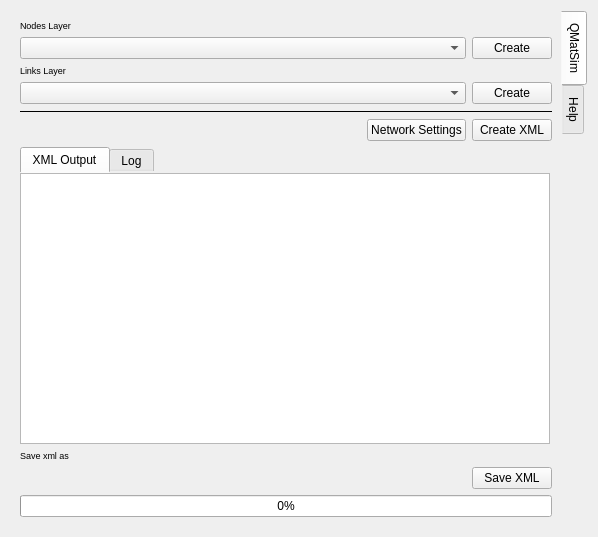
<?xml version="1.0" encoding="UTF-8"?>
<ui version="4.0">
 <class>QMatSimDialogBase</class>
 <widget class="QDialog" name="QMatSimDialogBase">
  <property name="geometry">
   <rect>
    <x>0</x>
    <y>0</y>
    <width>598</width>
    <height>537</height>
   </rect>
  </property>
  <property name="windowTitle">
   <string>QMatSim</string>
  </property>
  <layout class="QGridLayout" name="gridLayout_3">
   <item row="1" column="0">
    <widget class="QTabWidget" name="tabWidget_base">
     <property name="styleSheet">
      <string notr="true">QTabWidget::pane {
	background:transparent;
	border: 0;
}</string>
     </property>
     <property name="tabPosition">
      <enum>QTabWidget::East</enum>
     </property>
     <property name="currentIndex">
      <number>0</number>
     </property>
     <widget class="QWidget" name="tab_main">
      <attribute name="title">
       <string>QMatSim</string>
      </attribute>
      <layout class="QGridLayout" name="gridLayout_4">
       <item row="1" column="0" colspan="2">
        <widget class="QStackedWidget" name="stackedWidget">
         <property name="currentIndex">
          <number>0</number>
         </property>
         <widget class="QWidget" name="stackedWidgetPage1">
          <layout class="QGridLayout" name="gridLayout_6">
           <property name="leftMargin">
            <number>0</number>
           </property>
           <property name="topMargin">
            <number>0</number>
           </property>
           <property name="rightMargin">
            <number>0</number>
           </property>
           <property name="bottomMargin">
            <number>0</number>
           </property>
           <item row="6" column="0" rowspan="2" colspan="4">
            <widget class="QTabWidget" name="tabWidget_xml">
             <property name="tabPosition">
              <enum>QTabWidget::North</enum>
             </property>
             <property name="currentIndex">
              <number>0</number>
             </property>
             <widget class="QWidget" name="tab_output">
              <attribute name="title">
               <string>XML Output</string>
              </attribute>
              <layout class="QGridLayout" name="gridLayout_2">
               <property name="leftMargin">
                <number>0</number>
               </property>
               <property name="topMargin">
                <number>0</number>
               </property>
               <property name="rightMargin">
                <number>2</number>
               </property>
               <property name="bottomMargin">
                <number>0</number>
               </property>
               <item row="1" column="0">
                <widget class="QTextEdit" name="textEdit_xmlOutput">
                 <property name="font">
                  <font>
                   <pointsize>10</pointsize>
                   <weight>50</weight>
                   <bold>false</bold>
                  </font>
                 </property>
                 <property name="lineWrapMode">
                  <enum>QTextEdit::NoWrap</enum>
                 </property>
                 <property name="readOnly">
                  <bool>true</bool>
                 </property>
                 <property name="html">
                  <string>&lt;!DOCTYPE HTML PUBLIC &quot;-//W3C//DTD HTML 4.0//EN&quot; &quot;http://www.w3.org/TR/REC-html40/strict.dtd&quot;&gt;
&lt;html&gt;&lt;head&gt;&lt;meta name=&quot;qrichtext&quot; content=&quot;1&quot; /&gt;&lt;style type=&quot;text/css&quot;&gt;
p, li { white-space: pre-wrap; }
&lt;/style&gt;&lt;/head&gt;&lt;body style=&quot; font-family:'MS Shell Dlg 2'; font-size:10pt; font-weight:400; font-style:normal;&quot;&gt;
&lt;p style=&quot;-qt-paragraph-type:empty; margin-top:0px; margin-bottom:0px; margin-left:0px; margin-right:0px; -qt-block-indent:0; text-indent:0px;&quot;&gt;&lt;br /&gt;&lt;/p&gt;&lt;/body&gt;&lt;/html&gt;</string>
                 </property>
                </widget>
               </item>
              </layout>
             </widget>
             <widget class="QWidget" name="tab_log">
              <attribute name="title">
               <string>Log</string>
              </attribute>
              <layout class="QGridLayout" name="gridLayout">
               <property name="leftMargin">
                <number>0</number>
               </property>
               <property name="topMargin">
                <number>0</number>
               </property>
               <property name="rightMargin">
                <number>2</number>
               </property>
               <property name="bottomMargin">
                <number>2</number>
               </property>
               <item row="0" column="0">
                <widget class="QTextEdit" name="textEdit_log">
                 <property name="font">
                  <font>
                   <pointsize>10</pointsize>
                  </font>
                 </property>
                 <property name="lineWrapMode">
                  <enum>QTextEdit::NoWrap</enum>
                 </property>
                 <property name="readOnly">
                  <bool>true</bool>
                 </property>
                 <property name="html">
                  <string>&lt;!DOCTYPE HTML PUBLIC &quot;-//W3C//DTD HTML 4.0//EN&quot; &quot;http://www.w3.org/TR/REC-html40/strict.dtd&quot;&gt;
&lt;html&gt;&lt;head&gt;&lt;meta name=&quot;qrichtext&quot; content=&quot;1&quot; /&gt;&lt;style type=&quot;text/css&quot;&gt;
p, li { white-space: pre-wrap; }
&lt;/style&gt;&lt;/head&gt;&lt;body style=&quot; font-family:'MS Shell Dlg 2'; font-size:10pt; font-weight:400; font-style:normal;&quot;&gt;
&lt;p style=&quot; margin-top:0px; margin-bottom:0px; margin-left:0px; margin-right:0px; -qt-block-indent:0; text-indent:0px;&quot;&gt;[INFO]: start point-to-node xml-task;&lt;/p&gt;
&lt;p style=&quot; margin-top:0px; margin-bottom:0px; margin-left:0px; margin-right:0px; -qt-block-indent:0; text-indent:0px;&quot;&gt;[INFO]: start line-to-link xml-task;&lt;/p&gt;
&lt;p style=&quot; margin-top:0px; margin-bottom:0px; margin-left:0px; margin-right:0px; -qt-block-indent:0; text-indent:0px;&quot;&gt;[INFO]: point-to-node xml-task: 10/100 features completed;&lt;/p&gt;
&lt;p style=&quot; margin-top:0px; margin-bottom:0px; margin-left:0px; margin-right:0px; -qt-block-indent:0; text-indent:0px;&quot;&gt;&lt;span style=&quot; color:#d1d100;&quot;&gt;[WARN]&lt;/span&gt;: point feature no. 56: no id value. autoId = 45;&lt;/p&gt;
&lt;p style=&quot; margin-top:0px; margin-bottom:0px; margin-left:0px; margin-right:0px; -qt-block-indent:0; text-indent:0px;&quot;&gt;[INFO]: line-to-link xml-task: 10/1000 features completed;&lt;/p&gt;
&lt;p style=&quot; margin-top:0px; margin-bottom:0px; margin-left:0px; margin-right:0px; -qt-block-indent:0; text-indent:0px;&quot;&gt;&lt;span style=&quot; color:#d1d100;&quot;&gt;[WARN]&lt;/span&gt;: line feature no. 5: no freespeed value. autoVal = 1.4;&lt;/p&gt;
&lt;p style=&quot; margin-top:0px; margin-bottom:0px; margin-left:0px; margin-right:0px; -qt-block-indent:0; text-indent:0px;&quot;&gt;&lt;span style=&quot; color:#ff0000;&quot;&gt;[ERROR]&lt;/span&gt;: ine feature no. 3: not found end point. Stop creating XML;&lt;/p&gt;
&lt;p style=&quot; margin-top:0px; margin-bottom:0px; margin-left:0px; margin-right:0px; -qt-block-indent:0; text-indent:0px;&quot;&gt;&lt;span style=&quot; color:#ff0000;&quot;&gt;[ERROR]&lt;/span&gt;: ine feature no. 6: found too many end points. Stop creating XML;&lt;/p&gt;&lt;/body&gt;&lt;/html&gt;</string>
                 </property>
                </widget>
               </item>
               <item row="1" column="0">
                <widget class="QPushButton" name="pushButton_7">
                 <property name="text">
                  <string>Clear log</string>
                 </property>
                </widget>
               </item>
              </layout>
             </widget>
            </widget>
           </item>
           <item row="5" column="3">
            <widget class="QPushButton" name="pushButton_create">
             <property name="sizePolicy">
              <sizepolicy hsizetype="Fixed" vsizetype="Fixed">
               <horstretch>0</horstretch>
               <verstretch>0</verstretch>
              </sizepolicy>
             </property>
             <property name="text">
              <string>Create XML</string>
             </property>
            </widget>
           </item>
           <item row="1" column="0" colspan="3">
            <widget class="QgsMapLayerComboBox" name="mMapLayerComboBox_nodes"/>
           </item>
           <item row="0" column="0" colspan="3">
            <widget class="QLabel" name="label_nodeTitle">
             <property name="sizePolicy">
              <sizepolicy hsizetype="Fixed" vsizetype="Fixed">
               <horstretch>0</horstretch>
               <verstretch>0</verstretch>
              </sizepolicy>
             </property>
             <property name="minimumSize">
              <size>
               <width>0</width>
               <height>10</height>
              </size>
             </property>
             <property name="font">
              <font>
               <pointsize>7</pointsize>
              </font>
             </property>
             <property name="text">
              <string>Nodes Layer</string>
             </property>
            </widget>
           </item>
           <item row="5" column="2">
            <widget class="QPushButton" name="pushButton_settings">
             <property name="sizePolicy">
              <sizepolicy hsizetype="Fixed" vsizetype="Fixed">
               <horstretch>0</horstretch>
               <verstretch>0</verstretch>
              </sizepolicy>
             </property>
             <property name="text">
              <string>Network Settings</string>
             </property>
            </widget>
           </item>
           <item row="3" column="0" colspan="3">
            <widget class="QgsMapLayerComboBox" name="mMapLayerComboBox_links"/>
           </item>
           <item row="9" column="3">
            <widget class="QPushButton" name="pushButton_saveFile">
             <property name="sizePolicy">
              <sizepolicy hsizetype="Fixed" vsizetype="Fixed">
               <horstretch>0</horstretch>
               <verstretch>0</verstretch>
              </sizepolicy>
             </property>
             <property name="text">
              <string>Save XML</string>
             </property>
            </widget>
           </item>
           <item row="10" column="0" colspan="4">
            <widget class="QProgressBar" name="progressBar">
             <property name="value">
              <number>0</number>
             </property>
            </widget>
           </item>
           <item row="3" column="3">
            <widget class="QPushButton" name="pushButton_createLinks">
             <property name="sizePolicy">
              <sizepolicy hsizetype="Fixed" vsizetype="Fixed">
               <horstretch>0</horstretch>
               <verstretch>0</verstretch>
              </sizepolicy>
             </property>
             <property name="text">
              <string>Create</string>
             </property>
            </widget>
           </item>
           <item row="4" column="0" colspan="4">
            <widget class="Line" name="line">
             <property name="frameShadow">
              <enum>QFrame::Plain</enum>
             </property>
             <property name="orientation">
              <enum>Qt::Horizontal</enum>
             </property>
            </widget>
           </item>
           <item row="1" column="3">
            <widget class="QPushButton" name="pushButton_createNodes">
             <property name="sizePolicy">
              <sizepolicy hsizetype="Fixed" vsizetype="Fixed">
               <horstretch>0</horstretch>
               <verstretch>0</verstretch>
              </sizepolicy>
             </property>
             <property name="text">
              <string>Create</string>
             </property>
            </widget>
           </item>
           <item row="8" column="0" colspan="4">
            <widget class="QLabel" name="label_linkTitle_4">
             <property name="sizePolicy">
              <sizepolicy hsizetype="Fixed" vsizetype="Fixed">
               <horstretch>0</horstretch>
               <verstretch>0</verstretch>
              </sizepolicy>
             </property>
             <property name="font">
              <font>
               <pointsize>7</pointsize>
              </font>
             </property>
             <property name="text">
              <string>Save xml as</string>
             </property>
            </widget>
           </item>
           <item row="9" column="0" colspan="3">
            <widget class="QgsFileWidget" name="mQgsFileWidget">
             <property name="filter">
              <string>xml (*.xml)</string>
             </property>
             <property name="storageMode">
              <enum>QgsFileWidget::SaveFile</enum>
             </property>
            </widget>
           </item>
           <item row="2" column="0" colspan="4">
            <widget class="QLabel" name="label_linkTitle">
             <property name="sizePolicy">
              <sizepolicy hsizetype="Preferred" vsizetype="Fixed">
               <horstretch>0</horstretch>
               <verstretch>0</verstretch>
              </sizepolicy>
             </property>
             <property name="font">
              <font>
               <pointsize>7</pointsize>
              </font>
             </property>
             <property name="text">
              <string>Links Layer</string>
             </property>
            </widget>
           </item>
          </layout>
         </widget>
         <widget class="QWidget" name="stackedWidgetPage2">
          <layout class="QGridLayout" name="gridLayout_7">
           <property name="leftMargin">
            <number>0</number>
           </property>
           <property name="topMargin">
            <number>0</number>
           </property>
           <property name="rightMargin">
            <number>0</number>
           </property>
           <property name="bottomMargin">
            <number>0</number>
           </property>
           <item row="4" column="0" colspan="2">
            <spacer name="verticalSpacer">
             <property name="orientation">
              <enum>Qt::Vertical</enum>
             </property>
             <property name="sizeHint" stdset="0">
              <size>
               <width>20</width>
               <height>40</height>
              </size>
             </property>
            </spacer>
           </item>
           <item row="2" column="1">
            <layout class="QHBoxLayout" name="horizontalLayout">
             <property name="leftMargin">
              <number>0</number>
             </property>
             <property name="topMargin">
              <number>0</number>
             </property>
             <item>
              <widget class="QPushButton" name="pushButton_settingsCancel">
               <property name="text">
                <string>Cancel</string>
               </property>
              </widget>
             </item>
             <item>
              <widget class="QPushButton" name="pushButton_settingsOk">
               <property name="text">
                <string>Ok</string>
               </property>
              </widget>
             </item>
            </layout>
           </item>
           <item row="0" column="0" colspan="2">
            <widget class="QGroupBox" name="groupBox">
             <property name="title">
              <string>Direction of lines</string>
             </property>
             <layout class="QGridLayout" name="gridLayout_8">
              <item row="4" column="0">
               <widget class="QLabel" name="label_3">
                <property name="text">
                 <string>Default</string>
                </property>
               </widget>
              </item>
              <item row="4" column="1">
               <widget class="QComboBox" name="comboBox_direction">
                <property name="enabled">
                 <bool>false</bool>
                </property>
                <item>
                 <property name="text">
                  <string>Oneway</string>
                 </property>
                </item>
                <item>
                 <property name="text">
                  <string>Two-sided</string>
                 </property>
                </item>
               </widget>
              </item>
              <item row="2" column="1">
               <widget class="QLineEdit" name="lineEdit_oneway">
                <property name="enabled">
                 <bool>false</bool>
                </property>
               </widget>
              </item>
              <item row="3" column="1">
               <widget class="QLineEdit" name="lineEdit_twoSide">
                <property name="enabled">
                 <bool>false</bool>
                </property>
               </widget>
              </item>
              <item row="0" column="0">
               <widget class="QRadioButton" name="radioButton_2sided">
                <property name="enabled">
                 <bool>true</bool>
                </property>
                <property name="text">
                 <string>Every line is two-sided</string>
                </property>
                <property name="checked">
                 <bool>true</bool>
                </property>
               </widget>
              </item>
              <item row="2" column="0">
               <widget class="QLabel" name="label">
                <property name="text">
                 <string>Value for oneway direction</string>
                </property>
               </widget>
              </item>
              <item row="1" column="1">
               <widget class="QgsFieldComboBox" name="mFieldComboBox_Oneway">
                <property name="enabled">
                 <bool>false</bool>
                </property>
               </widget>
              </item>
              <item row="1" column="0">
               <widget class="QRadioButton" name="radioButton_2sided_2">
                <property name="text">
                 <string>Define on attribute</string>
                </property>
               </widget>
              </item>
              <item row="3" column="0">
               <widget class="QLabel" name="label_5">
                <property name="text">
                 <string>Value for two-sided direction</string>
                </property>
               </widget>
              </item>
             </layout>
            </widget>
           </item>
           <item row="1" column="0" colspan="2">
            <widget class="QGroupBox" name="groupBox_2">
             <property name="title">
              <string>ID for objects</string>
             </property>
             <layout class="QGridLayout" name="gridLayout_10">
              <item row="5" column="1">
               <widget class="QgsFieldComboBox" name="mFieldComboBox_LineAttrId">
                <property name="enabled">
                 <bool>false</bool>
                </property>
                <property name="sizePolicy">
                 <sizepolicy hsizetype="Preferred" vsizetype="Fixed">
                  <horstretch>0</horstretch>
                  <verstretch>0</verstretch>
                 </sizepolicy>
                </property>
               </widget>
              </item>
              <item row="2" column="0">
               <widget class="QRadioButton" name="radioButton_idVal2">
                <property name="sizePolicy">
                 <sizepolicy hsizetype="Fixed" vsizetype="Fixed">
                  <horstretch>0</horstretch>
                  <verstretch>0</verstretch>
                 </sizepolicy>
                </property>
                <property name="minimumSize">
                 <size>
                  <width>165</width>
                  <height>0</height>
                 </size>
                </property>
                <property name="text">
                 <string>Define on attribute</string>
                </property>
               </widget>
              </item>
              <item row="1" column="0">
               <widget class="QRadioButton" name="radioButton_idVal1">
                <property name="enabled">
                 <bool>true</bool>
                </property>
                <property name="sizePolicy">
                 <sizepolicy hsizetype="Fixed" vsizetype="Fixed">
                  <horstretch>0</horstretch>
                  <verstretch>0</verstretch>
                 </sizepolicy>
                </property>
                <property name="minimumSize">
                 <size>
                  <width>165</width>
                  <height>0</height>
                 </size>
                </property>
                <property name="text">
                 <string>Use feature id in layer</string>
                </property>
                <property name="checked">
                 <bool>true</bool>
                </property>
               </widget>
              </item>
              <item row="5" column="0">
               <widget class="QLabel" name="label_6">
                <property name="sizePolicy">
                 <sizepolicy hsizetype="Fixed" vsizetype="Preferred">
                  <horstretch>0</horstretch>
                  <verstretch>0</verstretch>
                 </sizepolicy>
                </property>
                <property name="minimumSize">
                 <size>
                  <width>165</width>
                  <height>0</height>
                 </size>
                </property>
                <property name="text">
                 <string>Lines Id attribute</string>
                </property>
               </widget>
              </item>
              <item row="3" column="0">
               <widget class="QLabel" name="label_7">
                <property name="sizePolicy">
                 <sizepolicy hsizetype="Fixed" vsizetype="Minimum">
                  <horstretch>0</horstretch>
                  <verstretch>0</verstretch>
                 </sizepolicy>
                </property>
                <property name="minimumSize">
                 <size>
                  <width>165</width>
                  <height>0</height>
                 </size>
                </property>
                <property name="text">
                 <string>Points Id attribute</string>
                </property>
               </widget>
              </item>
              <item row="3" column="1">
               <widget class="QgsFieldComboBox" name="mFieldComboBox_PointAttrId">
                <property name="enabled">
                 <bool>false</bool>
                </property>
                <property name="sizePolicy">
                 <sizepolicy hsizetype="Preferred" vsizetype="Fixed">
                  <horstretch>0</horstretch>
                  <verstretch>0</verstretch>
                 </sizepolicy>
                </property>
               </widget>
              </item>
             </layout>
            </widget>
           </item>
          </layout>
         </widget>
        </widget>
       </item>
      </layout>
     </widget>
     <widget class="QWidget" name="tab_help">
      <attribute name="title">
       <string>Help</string>
      </attribute>
      <layout class="QGridLayout" name="gridLayout_5">
       <property name="leftMargin">
        <number>0</number>
       </property>
       <property name="topMargin">
        <number>0</number>
       </property>
       <property name="rightMargin">
        <number>0</number>
       </property>
       <property name="bottomMargin">
        <number>0</number>
       </property>
       <item row="0" column="0">
        <widget class="QTextEdit" name="textEdit_help">
         <property name="readOnly">
          <bool>true</bool>
         </property>
         <property name="html">
          <string>&lt;!DOCTYPE HTML PUBLIC &quot;-//W3C//DTD HTML 4.0//EN&quot; &quot;http://www.w3.org/TR/REC-html40/strict.dtd&quot;&gt;
&lt;html&gt;&lt;head&gt;&lt;meta name=&quot;qrichtext&quot; content=&quot;1&quot; /&gt;&lt;style type=&quot;text/css&quot;&gt;
p, li { white-space: pre-wrap; }
&lt;/style&gt;&lt;/head&gt;&lt;body style=&quot; font-family:'MS Shell Dlg 2'; font-size:7.8pt; font-weight:400; font-style:normal;&quot;&gt;
&lt;p style=&quot; margin-top:0px; margin-bottom:0px; margin-left:0px; margin-right:0px; -qt-block-indent:0; text-indent:0px;&quot;&gt;&lt;span style=&quot; font-size:22pt;&quot;&gt; &lt;/span&gt;&lt;span style=&quot; font-size:22pt; font-weight:600; text-decoration: underline; vertical-align:super;&quot;&gt;QMatSim&lt;/span&gt;&lt;/p&gt;
&lt;p style=&quot; margin-top:0px; margin-bottom:0px; margin-left:0px; margin-right:0px; -qt-block-indent:0; text-indent:0px;&quot;&gt;&lt;span style=&quot; font-size:22pt; font-weight:600;&quot;&gt; About&lt;/span&gt;&lt;/p&gt;
&lt;p style=&quot; margin-top:0px; margin-bottom:0px; margin-left:0px; margin-right:0px; -qt-block-indent:0; text-indent:0px;&quot;&gt; &lt;/p&gt;
&lt;p style=&quot; margin-top:0px; margin-bottom:0px; margin-left:0px; margin-right:0px; -qt-block-indent:0; text-indent:0px;&quot;&gt;&lt;span style=&quot; font-size:14pt;&quot;&gt;	This is a small plugin that provides simple converter from vector geometry to MatSim Network .xml file.&lt;/span&gt;&lt;/p&gt;
&lt;p style=&quot; margin-top:0px; margin-bottom:0px; margin-left:0px; margin-right:0px; -qt-block-indent:0; text-indent:0px;&quot;&gt;&lt;span style=&quot; font-size:14pt;&quot;&gt;	MatSim project page: &lt;/span&gt;&lt;a href=&quot;https://matsim.org/&quot;&gt;&lt;span style=&quot; font-size:14pt; text-decoration: underline; color:#0000ff;&quot;&gt;https://matsim.org/&lt;/span&gt;&lt;/a&gt;&lt;/p&gt;
&lt;p style=&quot;-qt-paragraph-type:empty; margin-top:0px; margin-bottom:0px; margin-left:0px; margin-right:0px; -qt-block-indent:0; text-indent:0px; font-size:14pt;&quot;&gt;&lt;br /&gt;&lt;/p&gt;
&lt;p style=&quot; margin-top:0px; margin-bottom:0px; margin-left:0px; margin-right:0px; -qt-block-indent:0; text-indent:0px;&quot;&gt;&lt;span style=&quot; font-size:22pt; font-weight:600;&quot;&gt; Input Data&lt;/span&gt;&lt;/p&gt;
&lt;p style=&quot; margin-top:0px; margin-bottom:0px; margin-left:0px; margin-right:0px; -qt-block-indent:0; text-indent:0px;&quot;&gt;&lt;span style=&quot; font-size:14pt;&quot;&gt;	Plugin needs a point vector layer, where every point is unique node with unique id. And plugin needs a line vector layer, where every line represents link between two nodes.&lt;/span&gt;&lt;/p&gt;&lt;/body&gt;&lt;/html&gt;</string>
         </property>
        </widget>
       </item>
      </layout>
     </widget>
    </widget>
   </item>
  </layout>
 </widget>
 <customwidgets>
  <customwidget>
   <class>QgsFieldComboBox</class>
   <extends>QComboBox</extends>
   <header>qgsfieldcombobox.h</header>
  </customwidget>
  <customwidget>
   <class>QgsFileWidget</class>
   <extends>QWidget</extends>
   <header>qgsfilewidget.h</header>
   <container>1</container>
  </customwidget>
  <customwidget>
   <class>QgsMapLayerComboBox</class>
   <extends>QComboBox</extends>
   <header>qgsmaplayercombobox.h</header>
  </customwidget>
 </customwidgets>
 <resources/>
 <connections>
  <connection>
   <sender>radioButton_idVal2</sender>
   <signal>toggled(bool)</signal>
   <receiver>mFieldComboBox_LineAttrId</receiver>
   <slot>setEnabled(bool)</slot>
   <hints>
    <hint type="sourcelabel">
     <x>120</x>
     <y>239</y>
    </hint>
    <hint type="destinationlabel">
     <x>204</x>
     <y>288</y>
    </hint>
   </hints>
  </connection>
  <connection>
   <sender>radioButton_idVal2</sender>
   <signal>toggled(bool)</signal>
   <receiver>mFieldComboBox_PointAttrId</receiver>
   <slot>setEnabled(bool)</slot>
   <hints>
    <hint type="sourcelabel">
     <x>89</x>
     <y>237</y>
    </hint>
    <hint type="destinationlabel">
     <x>216</x>
     <y>266</y>
    </hint>
   </hints>
  </connection>
  <connection>
   <sender>mMapLayerComboBox_links</sender>
   <signal>layerChanged(QgsMapLayer*)</signal>
   <receiver>mFieldComboBox_Oneway</receiver>
   <slot>setLayer(QgsMapLayer*)</slot>
   <hints>
    <hint type="sourcelabel">
     <x>236</x>
     <y>109</y>
    </hint>
    <hint type="destinationlabel">
     <x>372</x>
     <y>87</y>
    </hint>
   </hints>
  </connection>
  <connection>
   <sender>mMapLayerComboBox_links</sender>
   <signal>layerChanged(QgsMapLayer*)</signal>
   <receiver>mFieldComboBox_LineAttrId</receiver>
   <slot>setLayer(QgsMapLayer*)</slot>
   <hints>
    <hint type="sourcelabel">
     <x>236</x>
     <y>109</y>
    </hint>
    <hint type="destinationlabel">
     <x>372</x>
     <y>328</y>
    </hint>
   </hints>
  </connection>
  <connection>
   <sender>mMapLayerComboBox_nodes</sender>
   <signal>layerChanged(QgsMapLayer*)</signal>
   <receiver>mFieldComboBox_PointAttrId</receiver>
   <slot>setLayer(QgsMapLayer*)</slot>
   <hints>
    <hint type="sourcelabel">
     <x>236</x>
     <y>53</y>
    </hint>
    <hint type="destinationlabel">
     <x>372</x>
     <y>299</y>
    </hint>
   </hints>
  </connection>
 </connections>
</ui>
